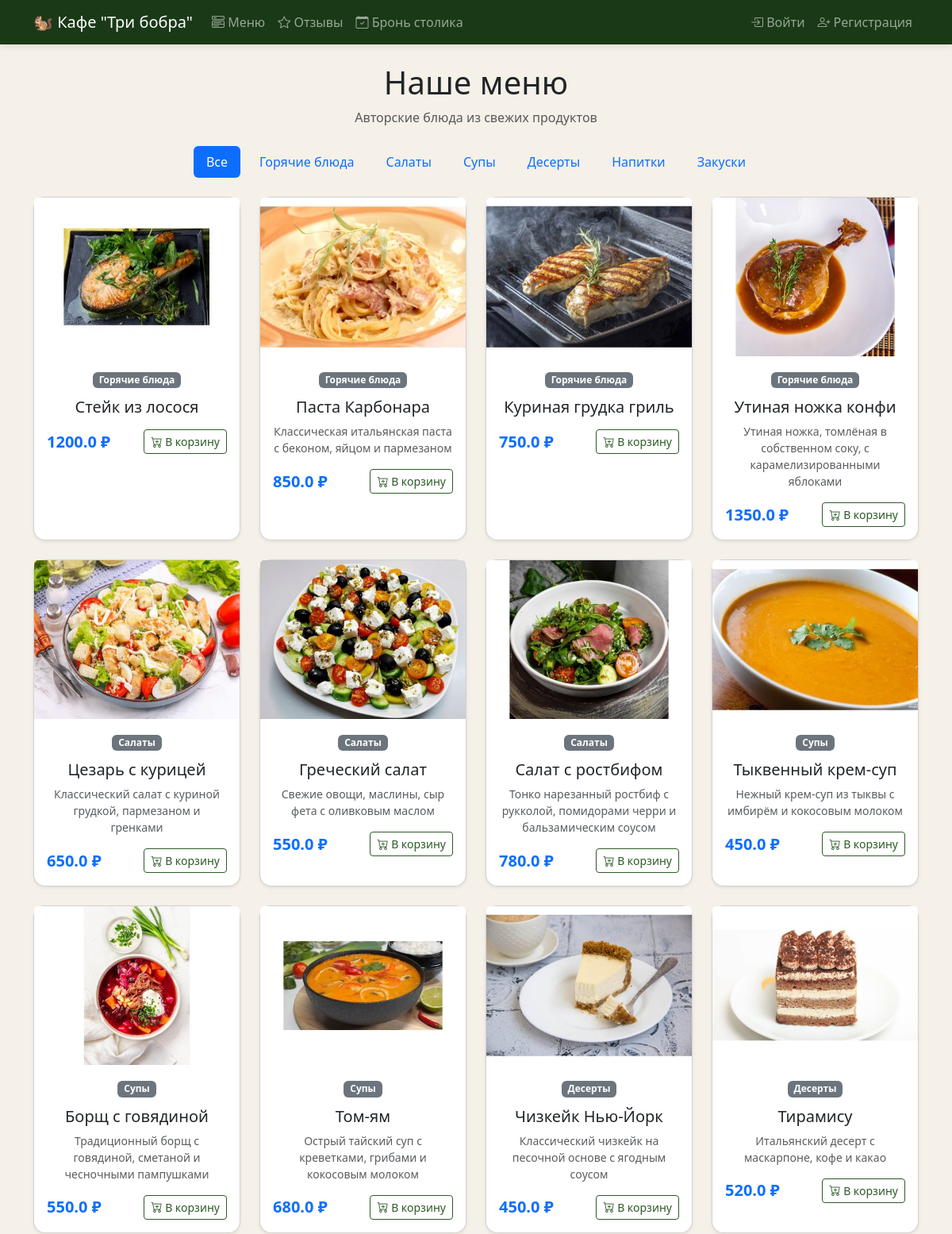
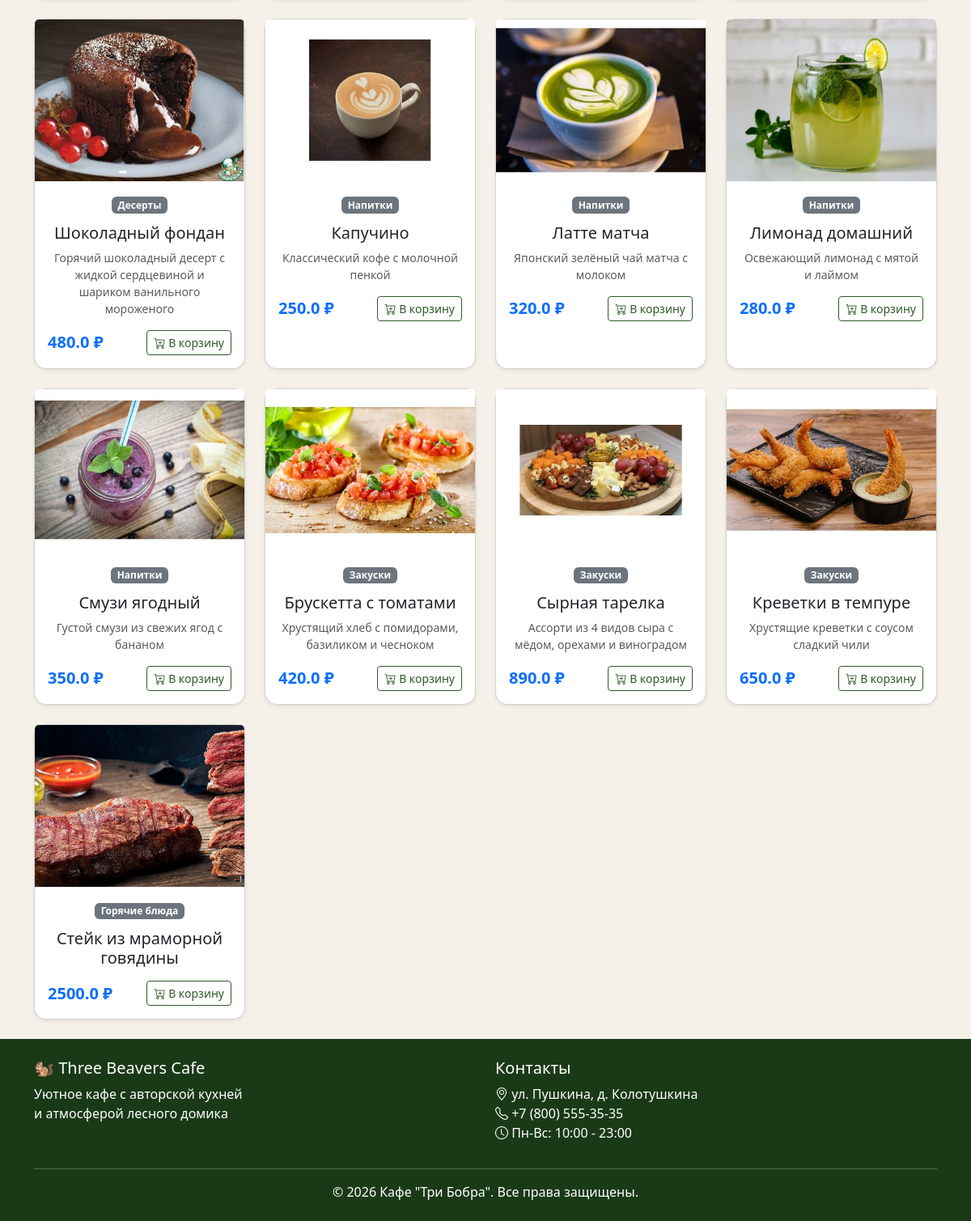
Before: /menu with the older database file (2 pictures, top to bottom).
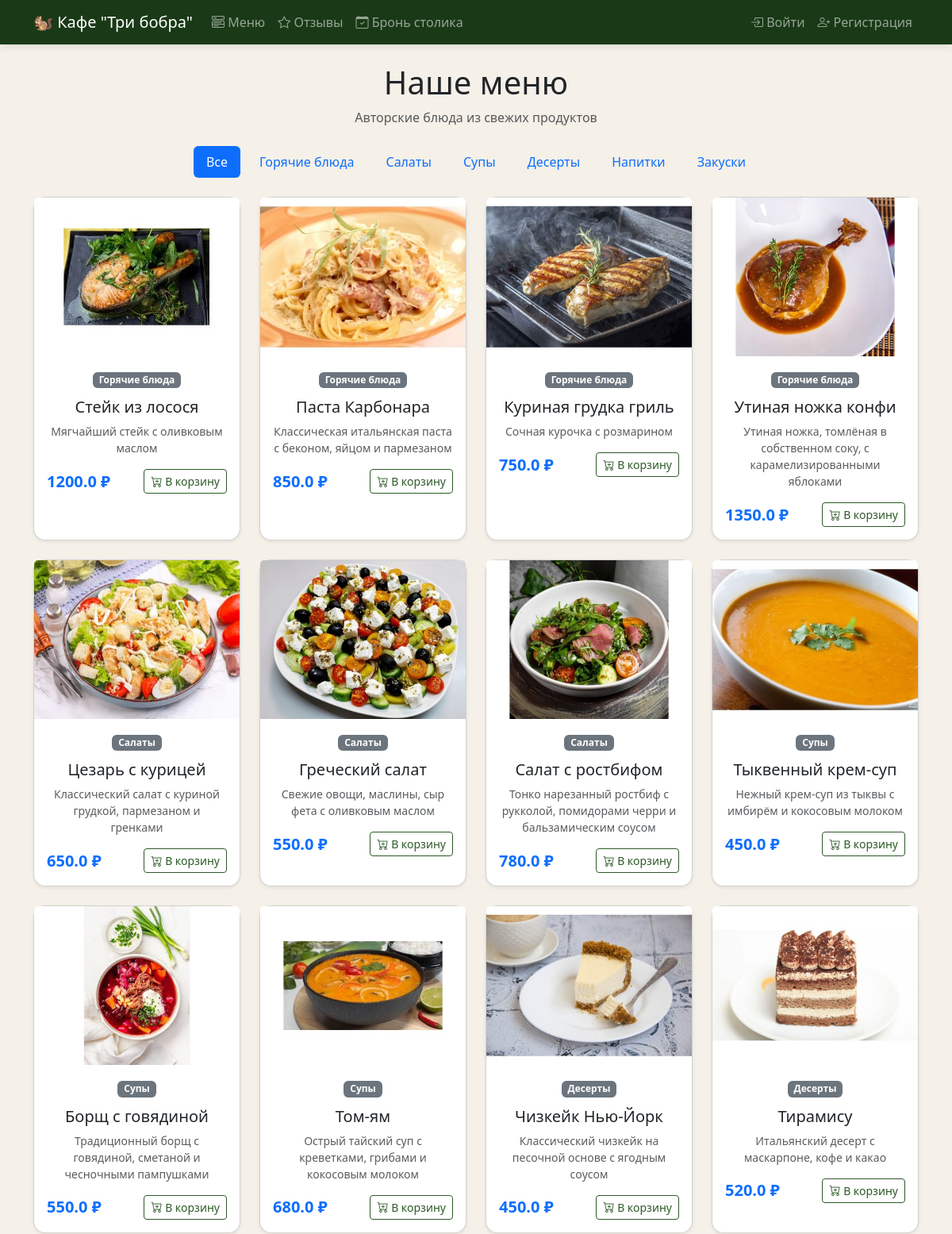
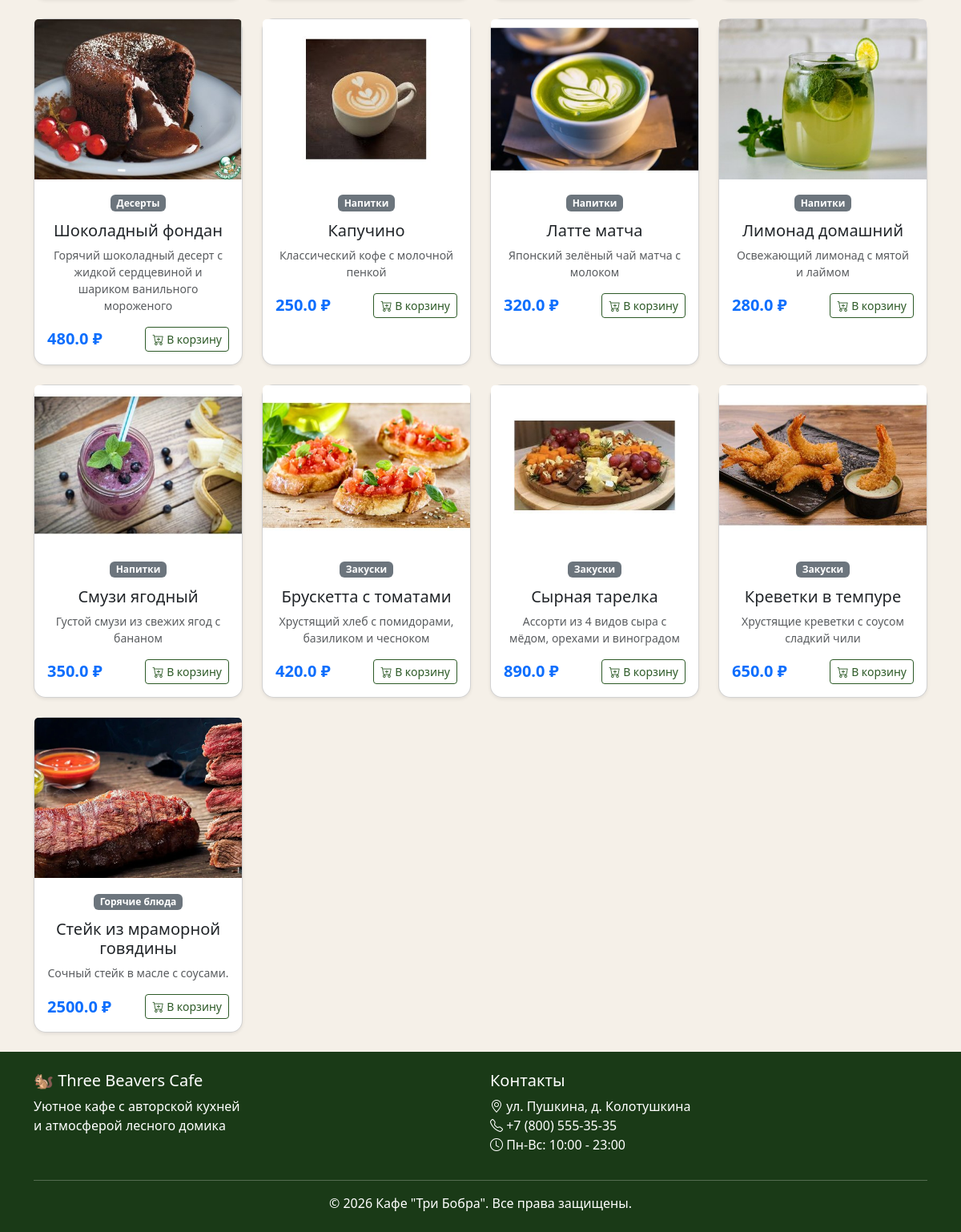
After: the same page with the newer database file (2 pictures, top to bottom).
### models.py (models this page shows)
class Category(db.Model):
    id = db.Column(db.Integer, primary_key=True)
    name = db.Column(db.String(50), unique=True, nullable=False)
    items = db.relationship('MenuItem', backref='category', lazy=True)

class MenuItem(db.Model):
    id = db.Column(db.Integer, primary_key=True)
    name = db.Column(db.String(100), nullable=False)
    description = db.Column(db.Text, nullable=True)
    price = db.Column(db.Float, nullable=False)
    image_url = db.Column(db.String(300), default='default-food.jpg')
    available = db.Column(db.Boolean, default=True)
    category_id = db.Column(db.Integer, db.ForeignKey('category.id'), nullable=False)

### routes/menu.py (the view)
@menu_bp.route('/menu')
def menu():
    category_id = request.args.get('category', type=int)
    if category_id:
        items = MenuItem.query.filter_by(available=True, category_id=category_id).all()
    else:
        items = MenuItem.query.filter_by(available=True).all()
    categories = Category.query.all()
    cart_count = 0
    if current_user.is_authenticated:
        cart_count = sum(item.quantity for item in current_user.cart_items)
    return render_template('menu.html', items=items, categories=categories, cart_count=cart_count)

### templates/menu.html (shortened to what this page needs)
{% extends "base.html" %}
{% block content %}
<div class="container">
    <h1 class="text-center mb-2">Наше меню</h1>
    <p class="text-center text-muted mb-4">Авторские блюда из свежих продуктов</p>
    <div class="row mb-4">
        <div class="col">
            <nav class="nav nav-pills justify-content-center flex-wrap gap-2">
                <a class="nav-link {% if not request.args.get('category') %}active{% endif %}"
                   href="{{ url_for('menu.menu') }}">Все</a>
                {% for category in categories %}
                <a class="nav-link {% if request.args.get('category')|int == category.id %}active{% endif %}"
                   href="{{ url_for('menu.menu', category=category.id) }}">
                    {{ category.name }}
                </a>
                {% endfor %}
            </nav>
        </div>
    </div>
    <div class="row g-4">
        {% if items %}
            {% for item in items %}
            <div class="col-md-3">
                <div class="card h-100 shadow-sm">
                    <img src="{{ url_for('static', filename='images/menu/' + item.image_url) }}"
                         class="card-img-top" alt="{{ item.name }}"
                         style="height: 200px; object-fit: cover;">
                    <div class="card-body text-center">
                        <span class="badge bg-secondary mb-2">{{ item.category.name }}</span>
                        <h5 class="card-title mt-1">{{ item.name }}</h5>
                        <p class="card-text text-muted small">{{ item.description }}</p>
                        <div class="d-flex justify-content-between align-items-center mt-3">
                            <span class="fw-bold text-primary fs-5">{{ item.price }} ₽</span>
                            {% if current_user.is_authenticated %}
                            <button class="btn btn-sm btn-outline-primary add-to-cart-ajax" data-id="{{ item.id }}">
                                <i class="bi bi-cart-plus"></i> В корзину
                            </button>
                            {% else %}
                            <a href="{{ url_for('auth.login') }}" class="btn btn-sm btn-outline-primary">
                                <i class="bi bi-cart-plus"></i> В корзину
                            </a>
                            {% endif %}
                        </div>
                    </div>
                </div>
            </div>
            {% endfor %}
        {% else %}
            <div class="col-12 text-center py-5">
                <span style="font-size: 80px;">🍽️</span>
                <h3 class="mt-3">Меню пока пустое</h3>
                <p class="text-muted">Скоро мы добавим блюда</p>
            </div>
        {% endif %}
    </div>
</div>
{% endblock %}

### templates/base.html (shortened to what this page needs)
<!DOCTYPE html>
<html lang="ru">
<head>
    <link href="https://cdn.jsdelivr.net/npm/bootstrap@5.3.2/dist/css/bootstrap.min.css" rel="stylesheet">
    <link href="https://cdn.jsdelivr.net/npm/bootstrap-icons@1.11.2/font/bootstrap-icons.css" rel="stylesheet">
    <link href="{{ url_for('static', filename='css/style.css') }}" rel="stylesheet">
</head>
<body>
    <nav class="navbar navbar-expand-lg navbar-dark bg-dark-green sticky-top">
        <div class="container">
            <a class="navbar-brand" href="{{ url_for('main.index') }}">
                🐿 Кафе "Три бобра"
            </a>
            <div class="collapse navbar-collapse" id="navbarNav">
                <ul class="navbar-nav me-auto">
                    <li class="nav-item">
                        <a class="nav-link" href="{{ url_for('menu.menu') }}">
                            <i class="bi bi-menu-button-wide"></i> Меню
                        </a>
                    </li>
                    <li class="nav-item">
                        <a class="nav-link" href="{{ url_for('reviews.reviews') }}">
                            <i class="bi bi-star"></i> Отзывы
                        </a>
                    </li>
                    <li class="nav-item">
                        <a class="nav-link" href="{{ url_for('booking.booking') }}">
                            <i class="bi bi-calendar-check"></i> Бронь столика
                        </a>
                    </li>
                </ul>
                <ul class="navbar-nav">
                    {% if current_user.is_authenticated %}
                    <li class="nav-item">
                        <a class="nav-link d-flex align-items-center gap-1" href="{{ url_for('cart.cart') }}">
                            <i class="bi bi-cart2"></i> Корзина
                            <span id="cart-count" class="badge bg-warning text-dark {% if cart_count == 0 %}d-none{% endif %}">
                                {{ cart_count }}
                            </span>
                        </a>
                    </li>
                    <li class="nav-item dropdown">
                        <a class="nav-link dropdown-toggle d-flex align-items-center" href="#" role="button" data-bs-toggle="dropdown">
                            <img src="/auth/avatar/{{ current_user.id }}"
                                 class="rounded-circle me-2"
                                 style="width: 24px; height: 24px; object-fit: cover;"
                                 alt="">
                            {{ current_user.username }}
                            {% if current_user.is_admin %}<span class="badge bg-danger ms-1">admin</span>{% endif %}
                        </a>
                        <ul class="dropdown-menu">
                            <li><a class="dropdown-item" href="{{ url_for('auth.profile') }}">
                                <i class="bi bi-person"></i> Мой профиль
                            </a></li>
                            <li><a class="dropdown-item" href="{{ url_for('orders.orders') }}">
                                <i class="bi bi-bag"></i> Мои заказы
                            </a></li>
                            <li><a class="dropdown-item" href="{{ url_for('booking.my_bookings') }}">
                                <i class="bi bi-calendar"></i> Мои брони
                            </a></li>
                            {% if current_user.is_admin %}
                            <li><hr class="dropdown-divider"></li>
                            <li><a class="dropdown-item" href="{{ url_for('admin.dashboard') }}">
                                <i class="bi bi-shield-lock"></i> Админ-панель
                            </a></li>
                            {% endif %}
                            <li><hr class="dropdown-divider"></li>
                            <li><a class="dropdown-item text-danger" href="{{ url_for('auth.logout') }}">
                                <i class="bi bi-box-arrow-right"></i> Выйти
                            </a></li>
                        </ul>
                    </li>
                    {% else %}
                    <li class="nav-item">
                        <a class="nav-link" href="{{ url_for('auth.login') }}">
                            <i class="bi bi-box-arrow-in-right"></i> Войти
                        </a>
                    </li>
                    <li class="nav-item">
                        <a class="nav-link" href="{{ url_for('auth.register') }}">
                            <i class="bi bi-person-plus"></i> Регистрация
                        </a>
                    </li>
                    {% endif %}
                </ul>
            </div>
        </div>
    </nav>
    <main class="py-4">
        {% block content %}{% endblock %}
    </main>
    <footer class="bg-dark-green text-white py-4 mt-auto">
        <div class="container">
            <div class="row">
                <div class="col-md-6">
                    <h5>🐿 Three Beavers Cafe</h5>
                    <p>Уютное кафе с авторской кухней<br>и атмосферой лесного домика</p>
                </div>
                <div class="col-md-6">
                    <h5>Контакты</h5>
                    <p>
                        <i class="bi bi-geo-alt"></i> ул. Пушкина, д. Колотушкина<br>
                        <i class="bi bi-telephone"></i> +7 (800) 555-35-35<br>
                        <i class="bi bi-clock"></i> Пн-Вс: 10:00 - 23:00
                    </p>
                </div>
            </div>
            <hr>
            <p class="text-center mb-0">&copy; 2026 Кафе "Три Бобра". Все права защищены.</p>
        </div>
    </footer>
</body>
</html>

### static/css/style.css (style rules this page uses)
:root { --beaver-green: #2d5a27; --beaver-dark: #1a3a17; --beaver-light: #4a7c43; --beaver-gold: #c4a35a; --beaver-cream: #f5f0e8; --beaver-brown: #6b4f3c; }
.bg-dark-green { background-color: var(--beaver-dark) !important; }
.btn-outline-primary { color: var(--beaver-green); border-color: var(--beaver-green); }
.card { border-radius: 15px; transition: transform 0.3s, box-shadow 0.3s; }
.navbar { box-shadow: 0 2px 10px rgba(0, 0, 0, 0.1); }
.nav-link { transition: color 0.3s; }
footer { background-color: var(--beaver-dark); }
body { background-color: var(--beaver-cream); min-height: 100vh; display: flex; flex-direction: column; }
main { flex: 1; }

Changed rows visible on the page:
changed MenuItem "Стейк из лосося": description (not shown) → "Мягчайший стейк с оливковым маслом"
changed MenuItem "Куриная грудка гриль": description (not shown) → "Сочная курочка с розмарином"
changed MenuItem "Стейк из мраморной говядины": description (not shown) → "Сочный стейк в масле с соусами."
